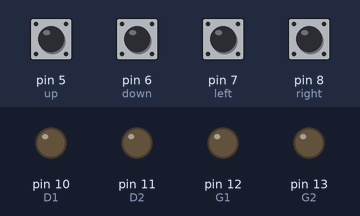
Recording of a sketch running on a simulated Arduino Uno, built with avr-gcc and run on an emulated ATmega328P. Shown: output pins drawn as LEDs (lit = HIGH). The inputs (shaded band) are chosen by the test bench; at power-on: pin 5 (up), pin 6 (down), pin 7 (left), pin 8 (right) HIGH.

Above: at 1.2 s.
1.3 s: pin 5 (up) pulled LOW for 0.15 s
At 1.38 s:
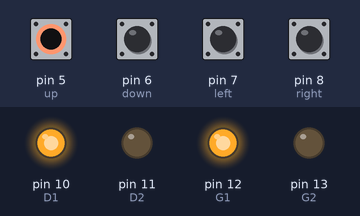
2.9 s: pin 6 (down) pulled LOW for 0.15 s
At 2.97 s:
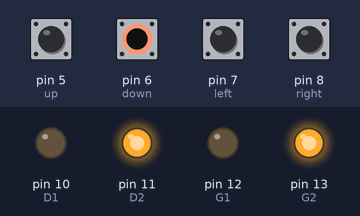
4.5 s: pin 7 (left) pulled LOW for 0.15 s
At 4.58 s:
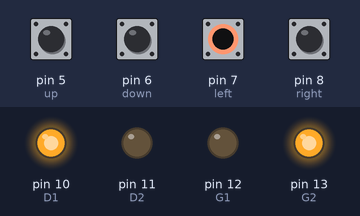
6.1 s: pin 8 (right) pulled LOW for 0.15 s
At 6.17 s:
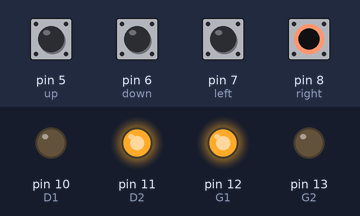
Timing chart, 0 to 8.7 s (numbered marks = the images above; inputs shaded):
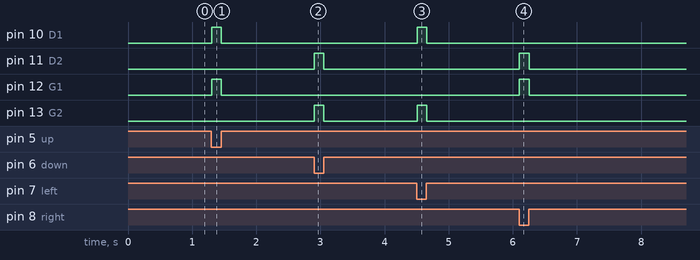

The sketch:

simple_car.ino
```cpp
byte up = 5;
byte down = 6;
byte left = 7;
byte right = 8;

byte D1 = 10;
byte D2 = 11;
byte G1 = 12;
byte G2 = 13;

void setup() {
  pinMode(up, INPUT_PULLUP);
  pinMode(down, INPUT_PULLUP);
  pinMode(left, INPUT_PULLUP);
  pinMode(right, INPUT_PULLUP);

  pinMode(D1, OUTPUT);
  pinMode(D2, OUTPUT);
  pinMode(G1, OUTPUT);
  pinMode(G2, OUTPUT);

  stand();
}

void loop() {
  if (digitalRead(up) == 0)
    go_up();
  else
    if (digitalRead(down) == 0) go_down();
    else
      if (digitalRead(left) == 0) go_left();
      else
        if (digitalRead(right) == 0) go_right();
      else stand();


  delay(10);
}

void out(byte pin, byte state) {
  digitalWrite(pin, state);
}

void go_up() {
  out(D1, HIGH);
  out(D2, LOW);
  out(G1, HIGH);
  out(G2, LOW);
}

void go_down() {
  out(D2, HIGH);
  out(D1, LOW);
  out(G2, HIGH);
  out(G1, LOW);
}

void go_left() {
  out(D1, HIGH);
  out(D2, LOW);
  out(G2, HIGH);
  out(G1, LOW);
}

void go_right() {
  out(D2, HIGH);
  out(D1, LOW);
  out(G1, HIGH);
  out(G2, LOW);
}

void stand () {
  out(D2, LOW);
  out(D1, LOW);
  out(G1, LOW);
  out(G2, LOW);
}
```

Measured:
- after the input at 1.3 s, pin 10 (D1), pin 12 (G1): LOW → HIGH at once, → LOW 0.15 s later
- after the input at 2.9 s, pin 11 (D2), pin 13 (G2): LOW → HIGH at once, → LOW 0.15 s later
- after the input at 4.5 s, pin 10 (D1), pin 13 (G2): LOW → HIGH at once, → LOW 0.15 s later
- after the input at 6.1 s, pin 11 (D2), pin 12 (G1): LOW → HIGH at once, → LOW 0.15 s later
